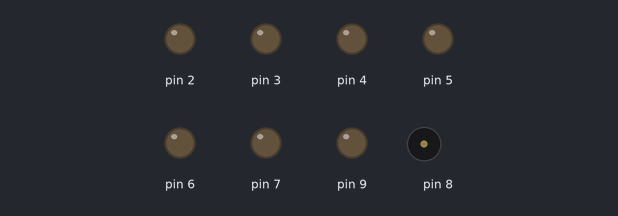
A sketch run on a simulated Arduino Uno, built with avr-gcc and run on an emulated ATmega328P. Parts: output pins drawn as LEDs (lit = HIGH), buzzer (waves = sounding).

Above: at 0.5 s.
At 1.5 s:
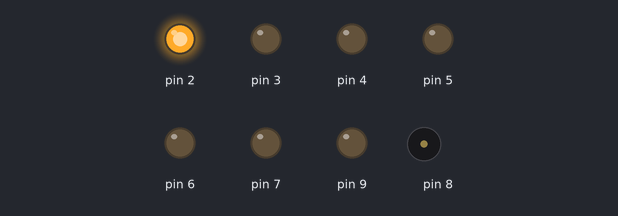
At 3.5 s:
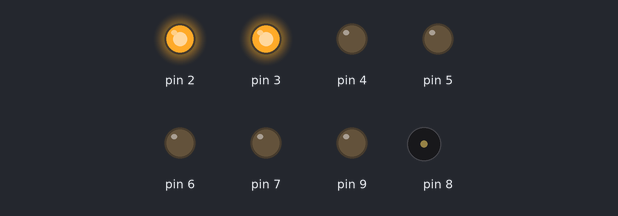
At 6.5 s:
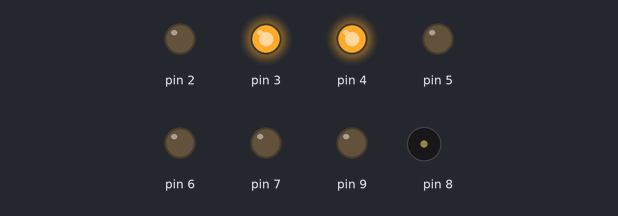
At 9.5 s:
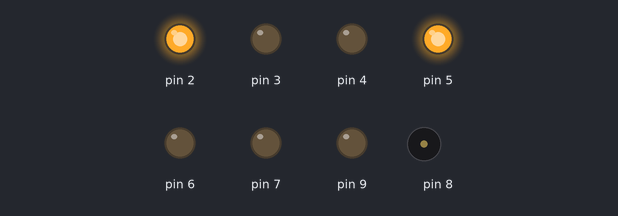
At 12.5 s:
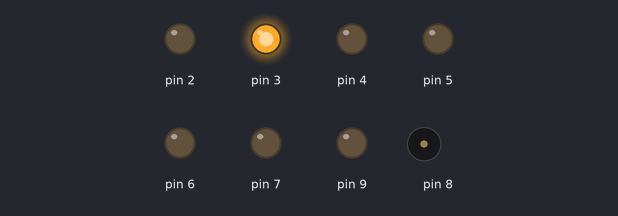
Timing chart, 0 to 13.0 s (numbered marks = the images above):
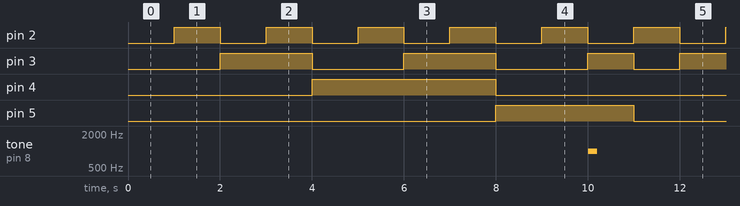

The sketch:

maker_nano_test.ino
```cpp
void displayOnLEDs(uint8_t number);

void setup()
{
  pinMode(2, OUTPUT);
  pinMode(3, OUTPUT);
  pinMode(4, OUTPUT);
  pinMode(5, OUTPUT);
  pinMode(6, OUTPUT);
  pinMode(7, OUTPUT);
  pinMode(8, OUTPUT);
  pinMode(9, OUTPUT);
}

void loop()
{
  for (uint8_t i = 1; i <= 10; i++)
  {
    delay(1000);
  	displayOnLEDs(i);
  }
  tone(8, 1000, 200);
}

void displayOnLEDs(uint8_t number)
{
  for(uint8_t i = 0; i < 8; i++)
  {
    digitalWrite(i+2,(number & (0b1 << i)) ? HIGH : LOW);
  }
}
```

Measured:
- by itself, pin 2: alternates HIGH for 1.0 s and LOW for 1.0 s
- by itself, pin 3: repeats every 10.0 s: LOW 2.0 s, HIGH 2.0 s, LOW 2.0 s, HIGH 1.0 s, LOW 1.0 s, HIGH 2.0 s
- by itself, pin 4: alternates HIGH for 4.0 s and LOW for 6.0 s
- by itself, pin 5: alternates HIGH for 3.0 s and LOW for 7.0 s
- by itself, tone on pin 8: alternates 1000 Hz for 0.20 s and silent for 9.8 s
